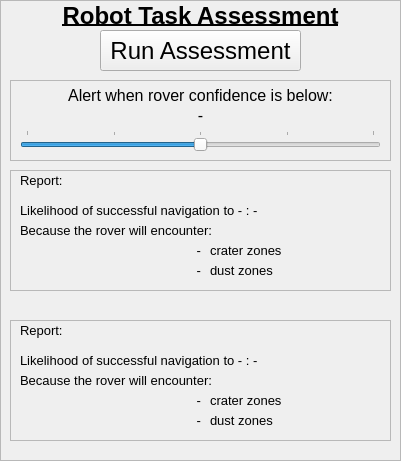
   <widget class="QFrame" name="frame_6">
    <property name="geometry">
     <rect>
      <x>1140</x>
      <y>10</y>
      <width>401</width>
      <height>461</height>
     </rect>
    </property>
    <property name="frameShape">
     <enum>QFrame::StyledPanel</enum>
    </property>
    <property name="frameShadow">
     <enum>QFrame::Plain</enum>
    </property>
    <widget class="QFrame" name="frame_11">
     <property name="geometry">
      <rect>
       <x>10</x>
       <y>320</y>
       <width>381</width>
       <height>121</height>
      </rect>
     </property>
     <property name="frameShape">
      <enum>QFrame::StyledPanel</enum>
     </property>
     <property name="frameShadow">
      <enum>QFrame::Plain</enum>
     </property>
     <widget class="QLabel" name="label_11">
      <property name="geometry">
       <rect>
        <x>10</x>
        <y>0</y>
        <width>191</width>
        <height>21</height>
       </rect>
      </property>
      <property name="font">
       <font>
        <pointsize>10</pointsize>
       </font>
      </property>
      <property name="text">
       <string>Report:</string>
      </property>
     </widget>
     <widget class="QLabel" name="robot2_likelihood_label">
      <property name="geometry">
       <rect>
        <x>10</x>
        <y>30</y>
        <width>371</width>
        <height>21</height>
       </rect>
      </property>
      <property name="font">
       <font>
        <pointsize>10</pointsize>
       </font>
      </property>
      <property name="text">
       <string>Likelihood of successful navigation to - : - </string>
      </property>
     </widget>
     <widget class="QLabel" name="label_13">
      <property name="geometry">
       <rect>
        <x>10</x>
        <y>50</y>
        <width>201</width>
        <height>21</height>
       </rect>
      </property>
      <property name="font">
       <font>
        <pointsize>10</pointsize>
       </font>
      </property>
      <property name="text">
       <string>Because the rover will encounter:</string>
      </property>
     </widget>
     <widget class="QLabel" name="robot2_crater_assessment_value">
      <property name="geometry">
       <rect>
        <x>80</x>
        <y>70</y>
        <width>111</width>
        <height>21</height>
       </rect>
      </property>
      <property name="font">
       <font>
        <pointsize>10</pointsize>
       </font>
      </property>
      <property name="text">
       <string>-</string>
      </property>
      <property name="alignment">
       <set>Qt::AlignRight|Qt::AlignTrailing|Qt::AlignVCenter</set>
      </property>
     </widget>
     <widget class="QLabel" name="robot2_zone_assessment_value">
      <property name="geometry">
       <rect>
        <x>80</x>
        <y>90</y>
        <width>111</width>
        <height>21</height>
       </rect>
      </property>
      <property name="font">
       <font>
        <pointsize>10</pointsize>
       </font>
      </property>
      <property name="text">
       <string>-</string>
      </property>
      <property name="alignment">
       <set>Qt::AlignRight|Qt::AlignTrailing|Qt::AlignVCenter</set>
      </property>
     </widget>
     <widget class="QLabel" name="label_14">
      <property name="geometry">
       <rect>
        <x>200</x>
        <y>70</y>
        <width>81</width>
        <height>21</height>
       </rect>
      </property>
      <property name="font">
       <font>
        <pointsize>10</pointsize>
       </font>
      </property>
      <property name="text">
       <string>crater zones</string>
      </property>
     </widget>
     <widget class="QLabel" name="label_15">
      <property name="geometry">
       <rect>
        <x>200</x>
        <y>90</y>
        <width>81</width>
        <height>21</height>
       </rect>
      </property>
      <property name="font">
       <font>
        <pointsize>10</pointsize>
       </font>
      </property>
      <property name="text">
       <string>dust zones</string>
      </property>
     </widget>
    </widget>
    <widget class="QFrame" name="frame_15">
     <property name="geometry">
      <rect>
       <x>10</x>
       <y>80</y>
       <width>381</width>
       <height>81</height>
      </rect>
     </property>
     <property name="frameShape">
      <enum>QFrame::StyledPanel</enum>
     </property>
     <property name="frameShadow">
      <enum>QFrame::Raised</enum>
     </property>
     <widget class="QSlider" name="operator_alert_slider">
      <property name="geometry">
       <rect>
        <x>10</x>
        <y>50</y>
        <width>361</width>
        <height>22</height>
       </rect>
      </property>
      <property name="minimum">
       <number>1</number>
      </property>
      <property name="maximum">
       <number>5</number>
      </property>
      <property name="singleStep">
       <number>1</number>
      </property>
      <property name="pageStep">
       <number>1</number>
      </property>
      <property name="value">
       <number>3</number>
      </property>
      <property name="orientation">
       <enum>Qt::Horizontal</enum>
      </property>
      <property name="invertedAppearance">
       <bool>false</bool>
      </property>
      <property name="invertedControls">
       <bool>false</bool>
      </property>
      <property name="tickPosition">
       <enum>QSlider::TicksAbove</enum>
      </property>
      <property name="tickInterval">
       <number>1</number>
      </property>
     </widget>
     <widget class="QLabel" name="outcome_threshold_value_4">
      <property name="geometry">
       <rect>
        <x>0</x>
        <y>20</y>
        <width>381</width>
        <height>31</height>
       </rect>
      </property>
      <property name="font">
       <font>
        <pointsize>12</pointsize>
       </font>
      </property>
      <property name="text">
       <string>-</string>
      </property>
      <property name="alignment">
       <set>Qt::AlignCenter</set>
      </property>
     </widget>
     <widget class="QLabel" name="operator_alert_description">
      <property name="geometry">
       <rect>
        <x>0</x>
        <y>0</y>
        <width>381</width>
        <height>31</height>
       </rect>
      </property>
      <property name="font">
       <font>
        <pointsize>12</pointsize>
       </font>
      </property>
      <property name="text">
       <string>Alert when rover confidence is below:</string>
      </property>
      <property name="alignment">
       <set>Qt::AlignCenter</set>
      </property>
     </widget>
    </widget>
    <widget class="QLabel" name="task_assessment_label">
     <property name="geometry">
      <rect>
       <x>0</x>
       <y>0</y>
       <width>401</width>
       <height>31</height>
      </rect>
     </property>
     <property name="font">
      <font>
       <pointsize>18</pointsize>
       <weight>75</weight>
       <bold>true</bold>
       <underline>true</underline>
      </font>
     </property>
     <property name="text">
      <string>Robot Task Assessment</string>
     </property>
     <property name="alignment">
      <set>Qt::AlignCenter</set>
     </property>
    </widget>
    <widget class="QFrame" name="frame_10">
     <property name="geometry">
      <rect>
       <x>10</x>
       <y>170</y>
       <width>381</width>
       <height>121</height>
      </rect>
     </property>
     <property name="frameShape">
      <enum>QFrame::StyledPanel</enum>
     </property>
     <property name="frameShadow">
      <enum>QFrame::Plain</enum>
     </property>
     <widget class="QLabel" name="label">
      <property name="geometry">
       <rect>
        <x>10</x>
        <y>0</y>
        <width>191</width>
        <height>21</height>
       </rect>
      </property>
      <property name="font">
       <font>
        <pointsize>10</pointsize>
       </font>
      </property>
      <property name="text">
       <string>Report:</string>
      </property>
     </widget>
     <widget class="QLabel" name="robot1_likelihood_label">
      <property name="geometry">
       <rect>
        <x>10</x>
        <y>30</y>
        <width>371</width>
        <height>21</height>
       </rect>
      </property>
      <property name="font">
       <font>
        <pointsize>10</pointsize>
       </font>
      </property>
      <property name="text">
       <string>Likelihood of successful navigation to - : - </string>
      </property>
     </widget>
     <widget class="QLabel" name="label_4">
      <property name="geometry">
       <rect>
        <x>10</x>
        <y>50</y>
        <width>201</width>
        <height>21</height>
       </rect>
      </property>
      <property name="font">
       <font>
        <pointsize>10</pointsize>
       </font>
      </property>
      <property name="text">
       <string>Because the rover will encounter:</string>
      </property>
     </widget>
     <widget class="QLabel" name="robot1_crater_assessment_value">
      <property name="geometry">
       <rect>
        <x>80</x>
        <y>70</y>
        <width>111</width>
        <height>21</height>
       </rect>
      </property>
      <property name="font">
       <font>
        <pointsize>10</pointsize>
       </font>
      </property>
      <property name="text">
       <string>-</string>
      </property>
      <property name="alignment">
       <set>Qt::AlignRight|Qt::AlignTrailing|Qt::AlignVCenter</set>
      </property>
     </widget>
     <widget class="QLabel" name="robot1_zone_assessment_value">
      <property name="geometry">
       <rect>
        <x>80</x>
        <y>90</y>
        <width>111</width>
        <height>21</height>
       </rect>
      </property>
      <property name="font">
       <font>
        <pointsize>10</pointsize>
       </font>
      </property>
      <property name="text">
       <string>-</string>
      </property>
      <property name="alignment">
       <set>Qt::AlignRight|Qt::AlignTrailing|Qt::AlignVCenter</set>
      </property>
     </widget>
     <widget class="QLabel" name="label_5">
      <property name="geometry">
       <rect>
        <x>200</x>
        <y>70</y>
        <width>81</width>
        <height>21</height>
       </rect>
      </property>
      <property name="font">
       <font>
        <pointsize>10</pointsize>
       </font>
      </property>
      <property name="text">
       <string>crater zones</string>
      </property>
     </widget>
     <widget class="QLabel" name="label_6">
      <property name="geometry">
       <rect>
        <x>200</x>
        <y>90</y>
        <width>81</width>
        <height>21</height>
       </rect>
      </property>
      <property name="font">
       <font>
        <pointsize>10</pointsize>
       </font>
      </property>
      <property name="text">
       <string>dust zones</string>
      </property>
     </widget>
    </widget>
    <widget class="QPushButton" name="assessment_button">
     <property name="geometry">
      <rect>
       <x>100</x>
       <y>30</y>
       <width>201</width>
       <height>41</height>
      </rect>
     </property>
     <property name="font">
      <font>
       <pointsize>18</pointsize>
       <weight>50</weight>
       <bold>false</bold>
      </font>
     </property>
     <property name="text">
      <string>Run Assessment</string>
     </property>
    </widget>
   </widget>
